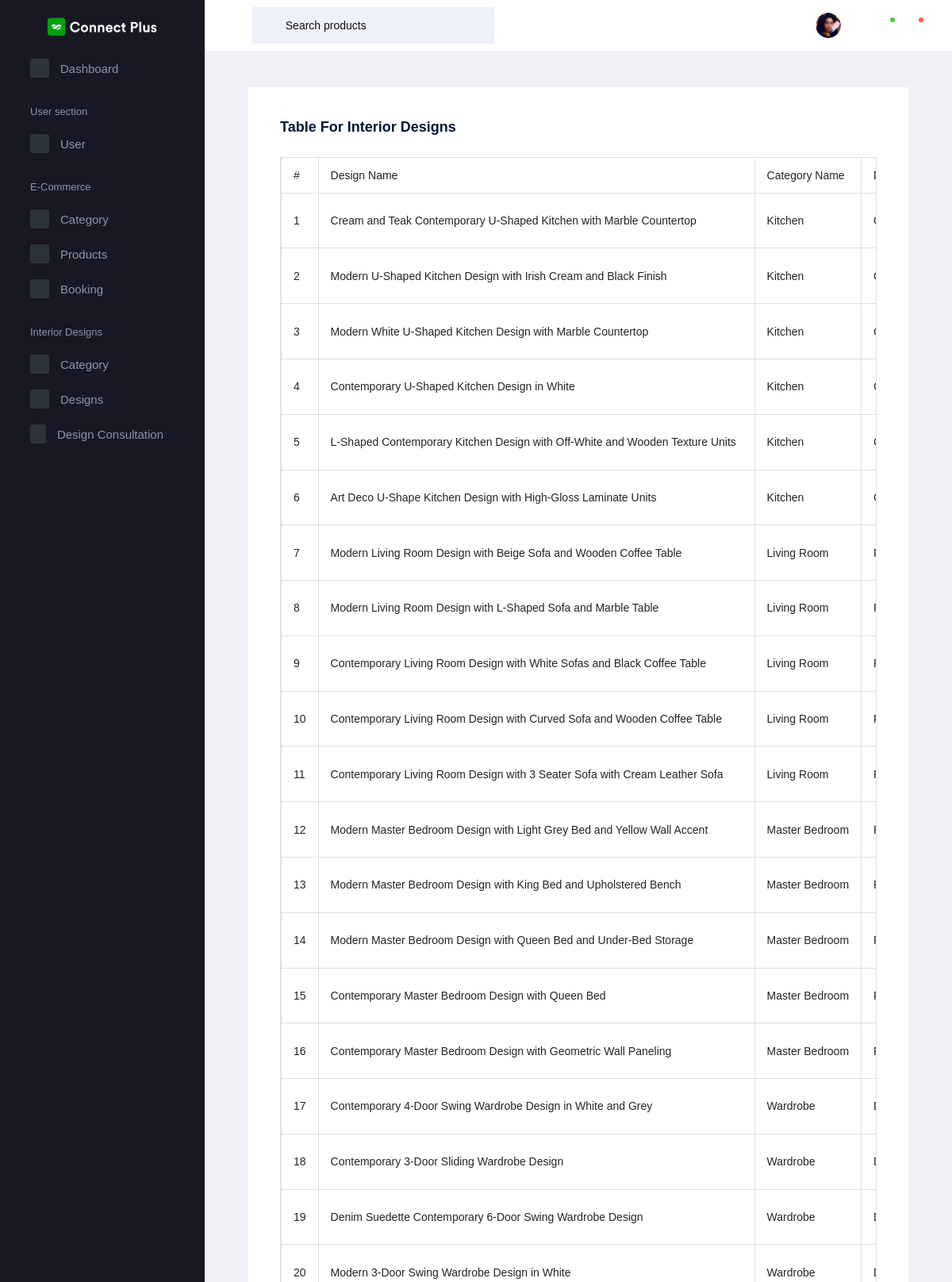
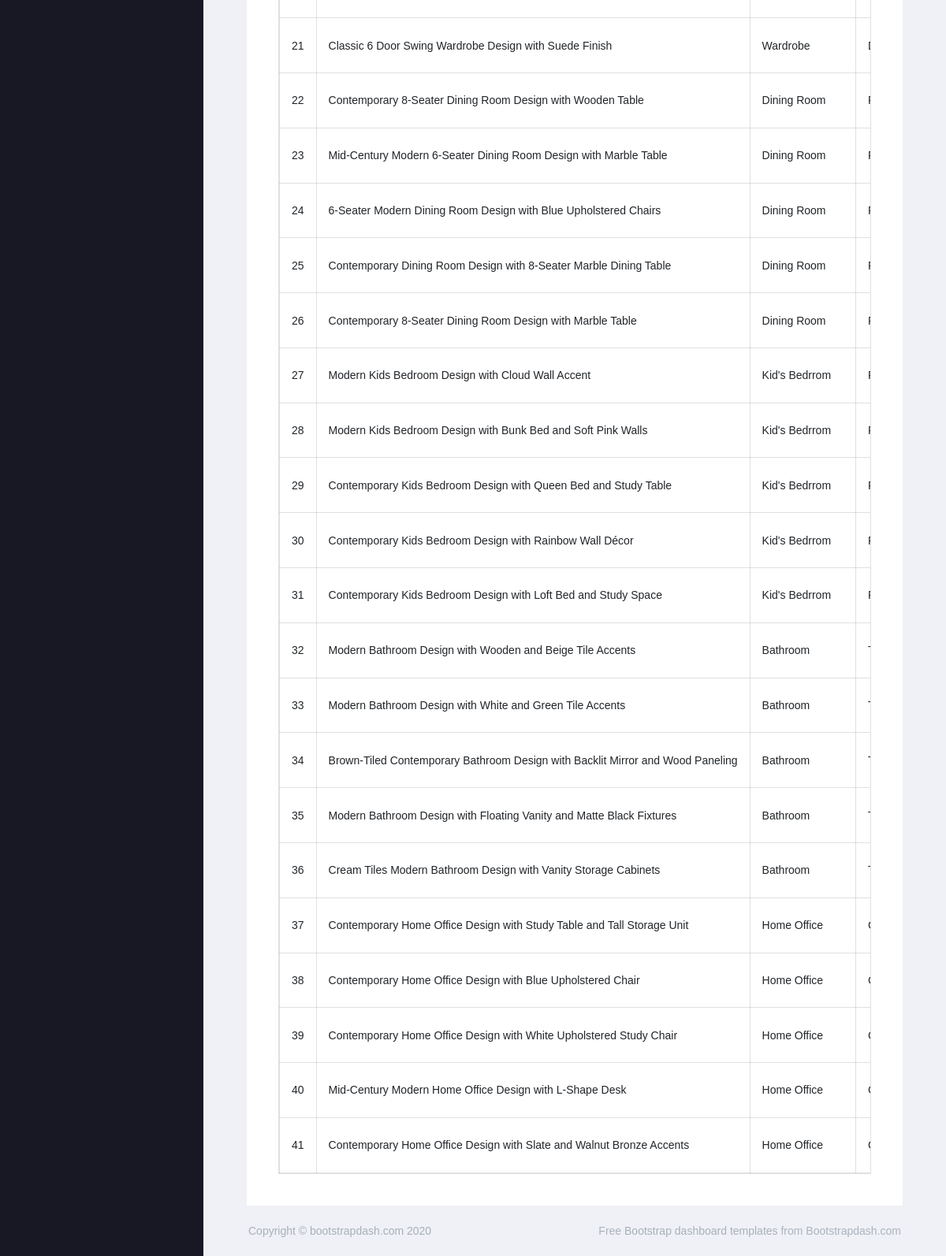
The page /AdminApp/display_designs/ on the database its author committed (2 pictures, top to bottom).
### AdminApp/models.py (models this page shows, shortened)
class DesignsDb(models.Model):
    Name = models.CharField(max_length=100, unique=True)
    Designer = models.CharField(max_length=100, null=True, blank=True)
    Category = models.CharField(max_length=100, null=True, blank=True)
    Description = models.CharField(max_length=300, null=True, blank=True)
    Style = models.CharField(max_length=50, null=True, blank=True)
    Dimension = models.CharField(max_length=50, null=True, blank=True)
    Image = models.ImageField(upload_to="Interior Designs", null=True, blank=True)
    Estimate = models.DecimalField(max_digits=10, decimal_places=2, null=True, blank=True)

### AdminApp/views.py (the view)
# urls.py: path('display_designs/', views.display_designs, name="display_designs"),
def display_designs(request):
    data = DesignsDb.objects.all()
    return render(request, "interior/display_designs.html", {'data': data})

### AdminApp/templates/interior/display_designs.html (shortened to what this page needs)
<!DOCTYPE html>
{% extends 'index.html' %}
{% block content %}
<html lang="en">
<head>
</head>
<body>
    <div class="col-lg-12 stretch-card">
                <div class="card">
                  <div class="card-body">
                    <h4 class="card-title">Table for Interior Designs</h4>
                    <table class="table table-bordered table-responsive">
                      <thead>
                        <tr>
                          <th> # </th>
                          <th> Design Name </th>
                          <th> Category Name </th>
                          <th> Description </th>
                        </tr>
                      </thead>
                      <tbody>
                      {% for d in data %}
                        <tr>
                          <td> {{forloop.counter}} </td>
                          <td> {{d.Name}} </td>
                          <td> {{d.Category}} </td>
                          <td> {{d.Description}}</td>
                        </tr>
                      {% endfor %}
                      </tbody>
                    </table>
                  </div>
                </div>
              </div>
</body>
</html>
{% endblock %}

### rows shown on the page
DesignsDb: Name "Cream and Teak Contemporary U-Shaped Kitchen with Marble Countertop", Category "Kitchen"
DesignsDb: Name "Modern U-Shaped Kitchen Design with Irish Cream and Black Finish", Category "Kitchen"
DesignsDb: Name "Modern White U-Shaped Kitchen Design with Marble Countertop", Category "Kitchen"
DesignsDb: Name "Contemporary U-Shaped Kitchen Design in White", Category "Kitchen"
DesignsDb: Name "L-Shaped Contemporary Kitchen Design with Off-White and Wooden Texture Units", Category "Kitchen"
DesignsDb: Name "Art Deco U-Shape Kitchen Design with High-Gloss Laminate Units", Category "Kitchen"
DesignsDb: Name "Modern Living Room Design with Beige Sofa and Wooden Coffee Table", Category "Living Room"
DesignsDb: Name "Modern Living Room Design with L-Shaped Sofa and Marble Table", Category "Living Room"
DesignsDb: Name "Contemporary Living Room Design with White Sofas and Black Coffee Table", Category "Living Room"
DesignsDb: Name "Contemporary Living Room Design with Curved Sofa and Wooden Coffee Table", Category "Living Room"
DesignsDb: Name "Contemporary Living Room Design with 3 Seater Sofa with Cream Leather Sofa", Category "Living Room"
DesignsDb: Name "Modern Master Bedroom Design with Light Grey Bed and Yellow Wall Accent", Category "Master Bedroom"
DesignsDb: Name "Modern Master Bedroom Design with King Bed and Upholstered Bench", Category "Master Bedroom"
DesignsDb: Name "Modern Master Bedroom Design with Queen Bed and Under-Bed Storage", Category "Master Bedroom"
DesignsDb: Name "Contemporary Master Bedroom Design with Queen Bed", Category "Master Bedroom"
DesignsDb: Name "Contemporary Master Bedroom Design with Geometric Wall Paneling", Category "Master Bedroom"
DesignsDb: Name "Contemporary 4-Door Swing Wardrobe Design in White and Grey", Category "Wardrobe"
DesignsDb: Name "Contemporary 3-Door Sliding Wardrobe Design", Category "Wardrobe"
DesignsDb: Name "Denim Suedette Contemporary 6-Door Swing Wardrobe Design", Category "Wardrobe"
DesignsDb: Name "Modern 3-Door Swing Wardrobe Design in White", Category "Wardrobe"
DesignsDb: Name "Classic 6 Door Swing Wardrobe Design with Suede Finish", Category "Wardrobe"
DesignsDb: Name "Contemporary 8-Seater Dining Room Design with Wooden Table", Category "Dining Room"
DesignsDb: Name "Mid-Century Modern 6-Seater Dining Room Design with Marble Table", Category "Dining Room"
DesignsDb: Name "6-Seater Modern Dining Room Design with Blue Upholstered Chairs", Category "Dining Room"
DesignsDb: Name "Contemporary Dining Room Design with 8-Seater Marble Dining Table", Category "Dining Room"
DesignsDb: Name "Contemporary 8-Seater Dining Room Design with Marble Table", Category "Dining Room"
DesignsDb: Name "Modern Kids Bedroom Design with Cloud Wall Accent", Category "Kid's Bedrrom"
DesignsDb: Name "Modern Kids Bedroom Design with Bunk Bed and Soft Pink Walls", Category "Kid's Bedrrom"
DesignsDb: Name "Contemporary Kids Bedroom Design with Queen Bed and Study Table", Category "Kid's Bedrrom"
DesignsDb: Name "Contemporary Kids Bedroom Design with Rainbow Wall Décor", Category "Kid's Bedrrom"
DesignsDb: Name "Contemporary Kids Bedroom Design with Loft Bed and Study Space", Category "Kid's Bedrrom"
DesignsDb: Name "Modern Bathroom Design with Wooden and Beige Tile Accents", Category "Bathroom"
DesignsDb: Name "Modern Bathroom Design with White and Green Tile Accents", Category "Bathroom"
DesignsDb: Name "Brown-Tiled Contemporary Bathroom Design with Backlit Mirror and Wood Paneling", Category "Bathroom"
DesignsDb: Name "Modern Bathroom Design with Floating Vanity and Matte Black Fixtures", Category "Bathroom"
DesignsDb: Name "Cream Tiles Modern Bathroom Design with Vanity Storage Cabinets", Category "Bathroom"
DesignsDb: Name "Contemporary Home Office Design with Study Table and Tall Storage Unit", Category "Home Office"
DesignsDb: Name "Contemporary Home Office Design with Blue Upholstered Chair", Category "Home Office"
DesignsDb: Name "Contemporary Home Office Design with White Upholstered Study Chair", Category "Home Office"
DesignsDb: Name "Mid-Century Modern Home Office Design with L-Shape Desk", Category "Home Office"
DesignsDb: Name "Contemporary Home Office Design with Slate and Walnut Bronze Accents", Category "Home Office"
